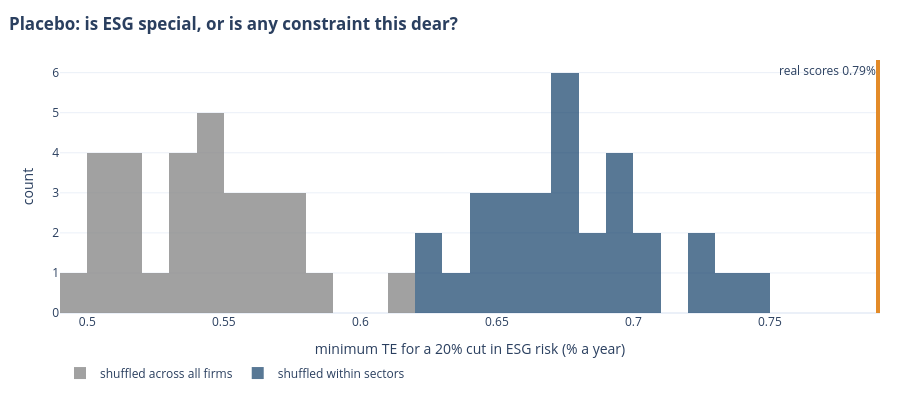

Notebook source saved alongside this figure:
### Markdown cell above
## 6. Predict first (3): is ESG special?

Shuffle the ESG scores between firms (the same numbers, attached to the wrong companies) and ask for the same
20% cut. Will it be **cheaper**, about the **same**, or **dearer** than with the real scores? Write your answer,
then run. We also shuffle *within* sectors, which keeps each sector's ESG profile intact.

### Code cell
MY_GUESS_Q3 = "dearer"    # "cheaper", "same" or "dearer"
N_SHUFFLES = 30            # the slides used 300 shuffles of each kind (about 1.5 minutes)

full = ep.placebo(uni, n=N_SHUFFLES)
within = ep.placebo(uni, n=N_SHUFFLES, within_sector=True)
real = p20["TE (%)"]
print(f"Your guess: {MY_GUESS_Q3}")
print(f"real scores {real:.2f}% | shuffled across firms: mean {full.mean():.2f}%, cheaper in {np.mean(full < real):.0%} | "
      f"shuffled within sectors: mean {within.mean():.2f}%, cheaper in {np.mean(within < real):.0%}")
ep.fig_placebo(real, full, within).show()

### Figure 1 — Plotly figure (JSON) as saved in the notebook; plotly's stock layout.template omitted (floating-point values rounded to 4 significant figures)
{"data": [{"marker": {"color": "#8A8A8A"}, "name": "shuffled across all firms", "nbinsx": 20, "opacity": 0.8, "type": "histogram", "x": [0.5088, 0.5333, 0.5563, 0.5856, 0.5459, 0.5052, 0.5323, 0.5372, 0.5057, 0.5596, 0.5079, 0.542, 0.5199, 0.5777, 0.5121, 0.5307, 0.5124, 0.5635, 0.5618, 0.5454, 0.526, 0.616, 0.541, 0.499, 0.5748, 0.5547, 0.5152, 0.5691, 0.5433, 0.5742]}, {"marker": {"color": "#123F69"}, "name": "shuffled within sectors", "nbinsx": 20, "opacity": 0.7, "type": "histogram", "x": [0.647, 0.7231, 0.6922, 0.7404, 0.6776, 0.7363, 0.6447, 0.6682, 0.6267, 0.6858, 0.66, 0.678, 0.6721, 0.6539, 0.6748, 0.6466, 0.6536, 0.6254, 0.6746, 0.6977, 0.6971, 0.6687, 0.6373, 0.6969, 0.683, 0.7003, 0.6732, 0.6629, 0.7056, 0.7298]}], "layout": {"annotations": [{"showarrow": false, "text": "real scores 0.79%", "x": 0.7896, "xanchor": "right", "xref": "x", "y": 1, "yanchor": "top", "yref": "y domain"}], "barmode": "overlay", "font": {"size": 12}, "height": 400, "legend": {"orientation": "h", "y": -0.18}, "margin": {"b": 50, "l": 60, "r": 20, "t": 60}, "shapes": [{"line": {"color": "#E38B29", "width": 4}, "type": "line", "x0": 0.7896, "x1": 0.7896, "xref": "x", "y0": 0, "y1": 1, "yref": "y domain"}], "title": {"text": "<b>Placebo: is ESG special, or is any constraint this dear?</b>", "x": 0.01}, "xaxis": {"title": {"text": "minimum TE for a 20% cut in ESG risk (% a year)"}}, "yaxis": {"title": {"text": "count"}}}}
